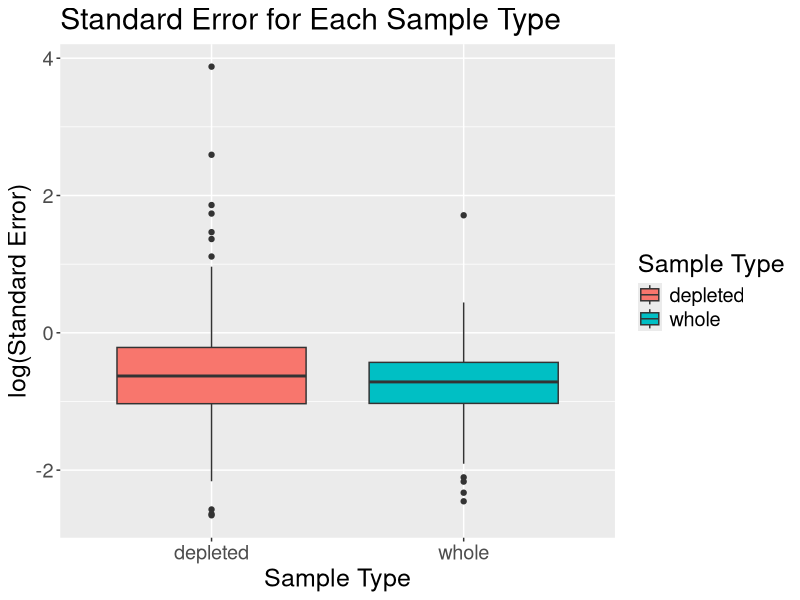
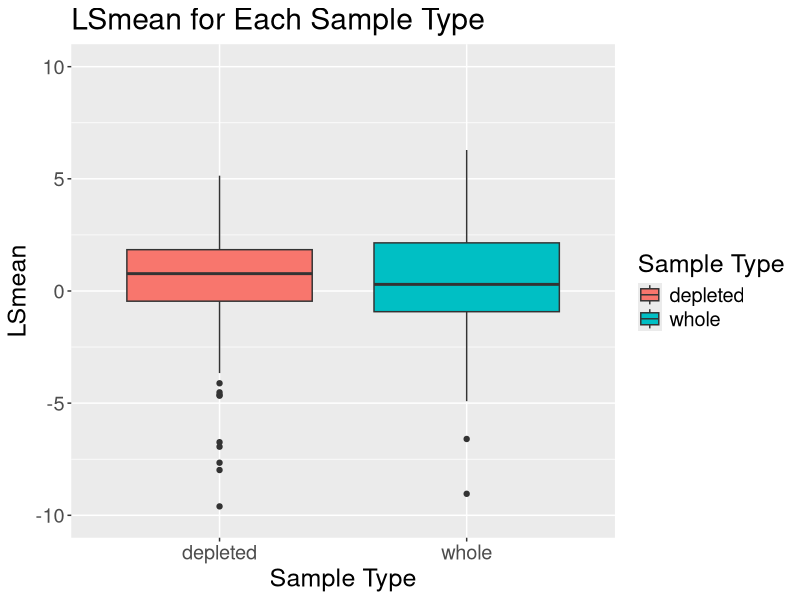
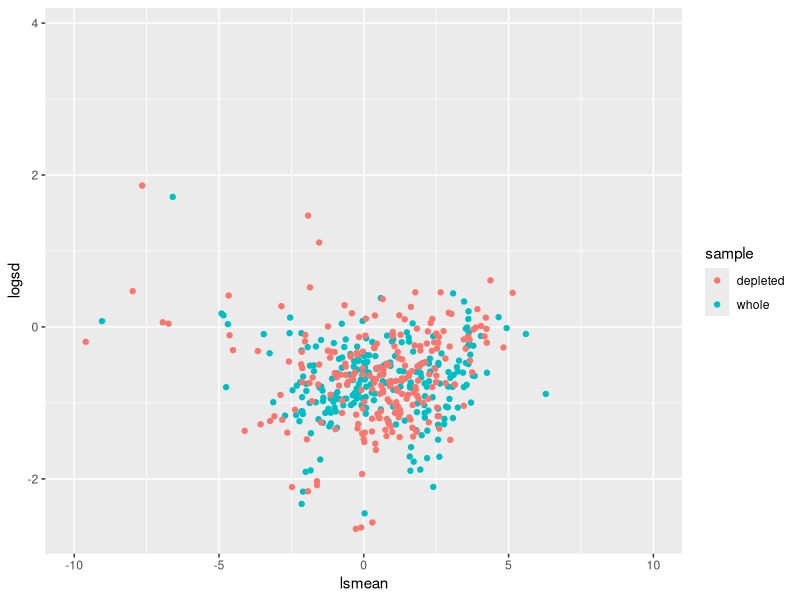
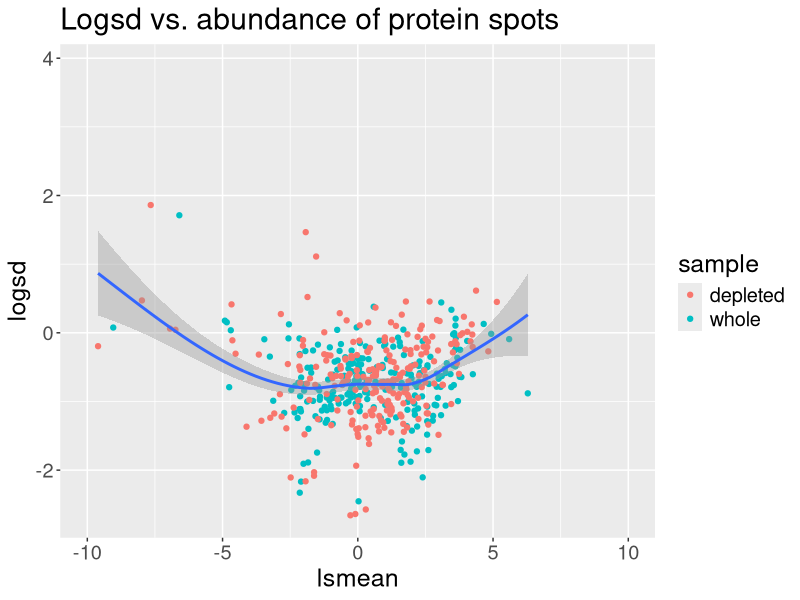

Generate these figures, in order, with R: (Note: this script raises an error after producing the figures.)
library("lme4")
library("plyr")
library("ggplot2")
library("MASS")
# read data

dat <- read.csv("239 tech paper_08_19_2014.csv")

dim(dat)

x <- colnames(dat) # column name of data
x


y <- c( "Image","X", paste("X.", 1:31, sep = "")) # Column name unsued

# Column name used in analysis including the id of protein and 16 gels  
# of 8 animals, each gel runs twice

use_col <- setdiff(x,y)
use_col
dat_used <- as.matrix(dat[, use_col])
dim(dat_used)


# The first row is group classification, the second row is the name of Std. Abund, therefore the data actually in use is the dat_used except the first 2 rows
dat_final <- matrix(as.numeric(dat_used[-c(1:2),]), 
                    nrow = nrow(dat_used)-2,
                    ncol = ncol(dat_used),
                    byrow = F) 
dim(dat_final)

head(dat_final)

# Group of each sample

group <- dat_used[1,-1] 
group

# Obtain data for each group: Depelted and Not.Depleted (Whole), the first column of dat_final contains name of protein
deplete <- dat_final[,-1][,group=="Depleted"]
dim(deplete)


whole <- dat_final[,-1][,group=="Whole"]
dim(whole)

group[group == "Whole"]
head(whole[,c(3,4)])
head(deplete[,c(3,4)], 20)
dim(deplete)
length(which(deplete[,3] == deplete[,4]))/dim(deplete)[1]
length(which(whole[,3] == whole[,4]))/dim(whole)[1]

# Find out which Cy is used for each run

group[group=="Depleted"] # Cy for Depleted group: rep(c(5,5,3,3),4)

group[group=="Whole"] # Cy for Whole group: rep(c(3,3,5,5),4)

#metadata <- read.table("/run/user/1000/gvfs/smb-share:server=smb.stat.iastate.edu,share=ntyet/RFI Protemics/twofileswithproteindata/Meta.data2.txt")
#metadata <- read.table("Meta.data2.txt")
#str(metadata)
# Sample.Name <- c("1807", "4810", "1209", "1906", "3908", "3106", "2107", "2712")
# line <- rep(c(1,2), each = 8)
# x <- rnorm(16, 0, 1)
# depleted <- "TRUE"

out_model <- function(x, depleted){ # x is the row of data (i.e., data of each protein spot)
  if (depleted == "TRUE"){
    cy <- as.factor(rep(c(5,5,3,3),4))
  } else {
    cy <- as.factor(rep(c(3,3,5,5),4))
  }
  animal <- as.factor(rep(1:8, each = 2))
  line <- as.factor(rep(c(1,2), each = 8))
  # check if all obsetvations for one Cy and all observation for line  are missing or not
  
  if ((sum(is.na(x[cy==3]))==8|sum(is.na(x[cy==5]))==8) & 
        (sum(is.na(x[line==1]))==8|sum(is.na(x[line==2]))==8)){
    model <- lmer(x~ (1|animal), na.action="na.omit")
    mean_est <- summary(model)$coeff[,1]
    sd_est <- as.vector(sqrt(summary(model)$vcov))
    #str(summary(model))
  } 
  
  # check if all observation for one cy missing and for line not missing
  if ((sum(is.na(x[cy==3]))==8|sum(is.na(x[cy==5]))==8) & 
        ((sum(is.na(x[line==1]))!=8)&(sum(is.na(x[line==2]))!=8))){
    model <- lmer(x~ line + (1|animal), na.action="na.omit")
    mean_est <- summary(model)$coeff[1,1] + summary(model)$coeff[2,1]/2
    sd_est <- as.vector(sqrt(t(c(1,1/2)) %*%summary(model)$vcov%*%c(1,1/2)))
  }
  
  # check if all observation for Cy not missing, Line missing
  if ((sum(is.na(x[cy==3]))!=8&sum(is.na(x[cy==5]))!=8) & 
        ((sum(is.na(x[line==1]))==8)|(sum(is.na(x[line==2]))==8))){
    model <- lmer(x~ cy + (1|animal), na.action="na.omit")
    mean_est <- summary(model)$coeff[1,1] + summary(model)$coeff[2,1]/2
    sd_est <- as.vector(sqrt(t(c(1,1/2)) %*%summary(model)$vcov%*%c(1,1/2)))
  }
  
  if ((sum(is.na(x[cy==3]))!=8& sum(is.na(x[cy==5]))!=8) & 
        ((sum(is.na(x[line==1]))!=8)&(sum(is.na(x[line==2]))!=8))){ 
    model <- lmer(x~ cy + line + (1|animal), na.action="na.omit")
    #str(summary(model))
    mean_est <- summary(model)$coeff[1,1] + 
      summary(model)$coeff[2,1]/2 + 
      summary(model)$coeff[3,1]/2
    
    sd_est <- as.vector(sqrt(t(c(1, 1/2, 1/2))%*% summary(model)$vcov %*%c(1,1/2, 1/2)))  }
  
  
  return(c(mean_est, sd_est))
}

#sum(whole_nocy_ind)
depleted_out <- laply(1:dim(dat_final)[1], function(i)out_model(deplete[i,], depleted = "TRUE"))

whole_out <- laply(1:dim(dat_final)[1], function(i)out_model(whole[i,], depleted = "FALSE"))

colnames(depleted_out) <- colnames(whole_out) <- c("lsmean","logsd")
sd_out <- data.frame(
  logsd = log(c(whole_out[, "logsd"], depleted_out[,"logsd"])),
  lsmean = c(whole_out[, "lsmean"], depleted_out[,"lsmean"]),
  sample = rep(c("whole", "depleted"), each = dim(whole_out)[1]))

## logsd plot ####

p <- ggplot(sd_out, aes(sample, logsd))
p + geom_boxplot(aes(fill = sample)) + 
  ggtitle("Standard Error for Each Sample Type") + 
  scale_fill_discrete(name= "Sample Type") + 
  xlab("Sample Type") + 
  ylab("log(Standard Error)") + 
  theme(text = element_text(size=18))


wilcox.test(log(depleted_out[,2]), log(whole_out[, 2]), alternative = "greater", paired = TRUE)
#wilcox.test(depleted_out[,2], whole_out[, 2], alternative = "two.sided", paired = TRUE)


#wilcox.test(log(depleted_out[,2]/whole_out[, 2]), alternative = "two.sided")
wilcox.test(log(depleted_out[,2]/whole_out[, 2]), alternative = "greater")



## lsmean plot ####

p <- ggplot(sd_out, aes(sample, lsmean))

# p <- ggplot(subset(sd_out, , aes(sample, lsmean))

p + geom_boxplot(aes(fill = sample)) + 
  ggtitle("LSmean for Each Sample Type") + 
  scale_fill_discrete(name= "Sample Type") + 
  xlab("Sample Type") + 
  ylab("LSmean") + 
  theme(text = element_text(size=18)) + 
  ylim(-10, 10)

summary(depleted_out[,1])
summary(whole_out[,1])
wilcox.test((depleted_out[which(depleted_out[,1] >=-10),1]), (whole_out[which(depleted_out[,1] >=-10), 1]), 
            alternative = "greater", paired = TRUE)

wilcox.test((depleted_out[which(depleted_out[,1] >=-10),1])- (whole_out[which(depleted_out[,1] >=-10), 1]), 
            alternative = "greater")
#wilcox.test(depleted_out[,2], whole_out[, 2], alternative = "two.sided", paired = TRUE)


#wilcox.test(log(depleted_out[,2]/whole_out[, 2]), alternative = "two.sided")
wilcox.test(log(depleted_out[,2]/whole_out[, 2]), alternative = "greater")


### Plot of logsd vs abundance ###
qplot(lsmean, logsd, data=sd_out, colour=sample, 
      xlim =c(-10, 10))

p1 <- ggplot(sd_out, aes(lsmean, logsd), colour = sample) + 
  geom_point(aes(colour = sample)) + 
  xlim(-10, 10)+ 
  theme(text = element_text(size=18))+ 
  ggtitle("Logsd vs. abundance of protein spots") +
  geom_smooth()
p1


##

deplete_nocy_ind <- laply(1:dim(dat_final)[1], function(i)(sum(is.na(deplete[i,][cy==3]))==8|sum(is.na(deplete[i,][cy==5]))==8) & 
                            (sum(is.na(deplete[i,][line==1]))==8|sum(is.na(deplete[i,][line==2]))==8))
#sum(deplete_nocy_ind)

whole_nocy_ind <- laply(1:dim(dat_final)[1], function(i)(sum(is.na(whole[i,][cy==3]))==8|sum(is.na(whole[i,][cy==5]))==8) & 
                          (sum(is.na(whole[i,][line==1]))==8|sum(is.na(whole[i,][line==2]))==8))


str(deplete)
group[group=="Whole"] 
head(deplete)

cy <-  rep(c(5,5,3,3),4)
deplete_nocy_ind <- laply(1:dim(dat_final)[1], function(i)
  (sum(is.na(deplete[i,][cy==3]))==8|sum(is.na(deplete[i,][cy==5]))==8))
#sum(deplete_nocy_ind)
which(deplete_nocy_ind)
cy <-  rep(c(3,3,5,5),4)
whole_nocy_ind <- laply(1:dim(dat_final)[1], function(i)
  (sum(is.na(whole[i,][cy==3]))==8|sum(is.na(whole[i,][cy==5]))==8))
#sum(whole_nocy_ind)
which(whole_nocy_ind)
whole[24,]
deplete[24,]



cy <-  rep(c(5,5,3,3),4)
deplete_noline_ind <- laply(1:dim(dat_final)[1], function(i)
  (sum(is.na(deplete[i,][cy==3]))!=8& sum(is.na(deplete[i,][cy==5]))!=8) & 
    ((sum(is.na(deplete[i,][line==1]))!=8)&(sum(is.na(deplete[i,][line==2]))!=8)))
#sum(deplete_noline_ind)
which(deplete_noline_ind)
cy <-  rep(c(3,3,5,5),4)
whole_nocy_ind <- laply(1:dim(dat_final)[1], function(i)
  (sum(is.na(whole[i,][line ==1]))==8|sum(is.na(whole[i,][line ==2]))==8))
#sum(whole_nocy_ind)
which(whole_nocy_ind)
whole[24,]
deplete[24,]

##Low RFI = 1209, 4810, 1906, 1807
##High RFI = 3106, 3908, 2107, 2712

## linear mixed effect model 
model <- lmer(deplete[1,]~ cy + line + (1|animal), na.action="na.omit")

str(summary(model))
####Model in Rnw. file####
out_model <- function(x, depleted){ # x is the row of data (i.e., data of each protein spot)
  if (depleted == "TRUE"){
    cy <- as.factor(rep(c(5,5,3,3),4))
  } else {
    cy <- as.factor(rep(c(3,3,5,5),4))
  }
  animal <- as.factor(rep(1:8, each = 2))
  line <- as.factor(rep(c(1,2), each = 8))
  # check if all obsetvations for one Cy are missing or not
  
  if ((sum(is.na(x[cy==3]))==8|sum(is.na(x[cy==5]))==8) & # if all cy is missing
        (sum(is.na(x[line==1]))==8|sum(is.na(x[line==2]))==8)){# if all Line is missing
    model <- lmer(x~ (1|animal), na.action="na.omit")
    s_model <- summary(model)
    mean_est <- s_model$coeff[,1]
    sd_est <- as.vector(sqrt(s_model$vcov))
    #str(s_model)
  } 
  if ((sum(is.na(x[cy==3]))==8|sum(is.na(x[cy==5]))==8) & # if cy is missing
        ((sum(is.na(x[line==1]))!=8)&(sum(is.na(x[line==2]))!=8))){ # if line is not missing
    model <- lmer(x~ line + (1|animal), na.action="na.omit")
    s_model <- summary(model)
    mean_est <- s_model$coeff[1,1] + s_model$coeff[2,1]/2
    sd_est <- as.vector(sqrt(t(c(1,1/2)) %*%s_model$vcov%*%c(1,1/2)))
  }
  
  if ((sum(is.na(x[cy==3]))!=8&sum(is.na(x[cy==5]))!=8) &  # if cy is not missing
        ((sum(is.na(x[line==1]))==8)|(sum(is.na(x[line==2]))==8))){ # if line is missing
    model <- lmer(x~ cy + (1|animal), na.action="na.omit")
    s_model <- summary(model)
    mean_est <- s_model$coeff[1,1] + s_model$coeff[2,1]/2
    sd_est <- as.vector(sqrt(t(c(1,1/2)) %*%s_model$vcov%*%c(1,1/2)))
  }
  
  if ((sum(is.na(x[cy==3]))!=8& sum(is.na(x[cy==5]))!=8) & 
        ((sum(is.na(x[line==1]))!=8)&(sum(is.na(x[line==2]))!=8))){ 
    model <- lmer(x~ cy + line + (1|animal), na.action="na.omit")
    s_model <- summary(model)
    #str(s_model)
    mean_est <- s_model$coeff[1,1] + 
      s_model$coeff[2,1]/2 + 
      s_model$coeff[3,1]/2
    
    sd_est <- as.vector(sqrt(t(c(1, 1/2, 1/2))%*% s_model$vcov %*%c(1,1/2, 1/2)))  }
  
  
  return(c(sd_est, mean_est))
}
sd_depleted <- laply(1:dim(dat_final)[1], function(i)out_model(deplete[i,], depleted = "TRUE")[1])

sd_whole <- laply(1:dim(dat_final)[1], function(i)out_model(whole[i,], depleted = "FALSE")[1])

lsmean_depleted <- laply(1:dim(dat_final)[1], function(i)out_model(deplete[i,], depleted = "TRUE")[2])

lsmean_whole <- laply(1:dim(dat_final)[1], function(i)out_model(whole[i,], depleted = "FALSE")[2])
